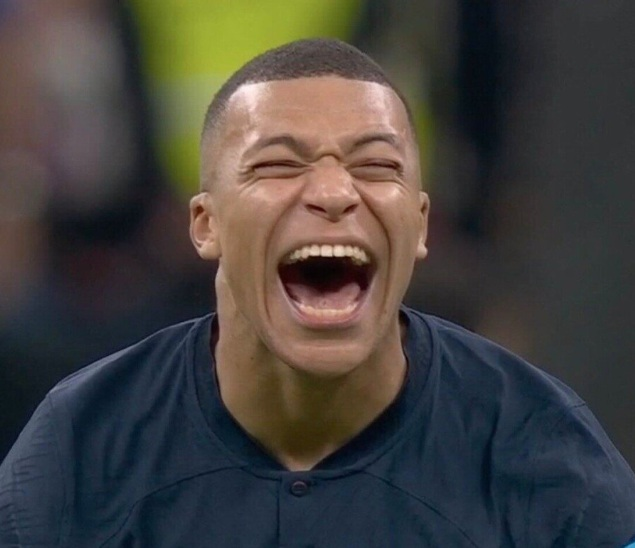
#> input picture img/mbape_smiling.jpg, 635 x 548 px
$ python roi_copy.py
#> lines starting #> are read from the running program, lines starting #| are printed output that depends on the picture; after the words box and inside, x2 and y2 are one past the last pixel; in counts of white or black regions, pixels touching at a corner belong together
# 관심영역 복제 및 새 창에 띄우기

import cv2
import numpy as np

img = cv2.imread('../img/mbape_smiling.jpg')
#> img is the input picture: shape (548, 635, 3); mean B, G, R 62.1, 65.4, 68.2

x=140; y=30; w=350; h=380       # roi 좌표
roi = img[y:y+h, x:x+w]         # roi 지정        ---①
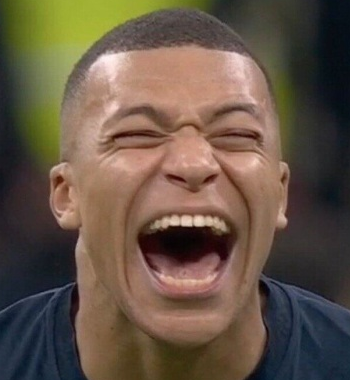
#> roi: shape (380, 350, 3); mean B, G, R 70.3, 85.5, 101.6

print(roi.shape)
#| (380, 350, 3)
cv2.rectangle(img, (x, y), (x+w, y+h), (0, 255, 0))
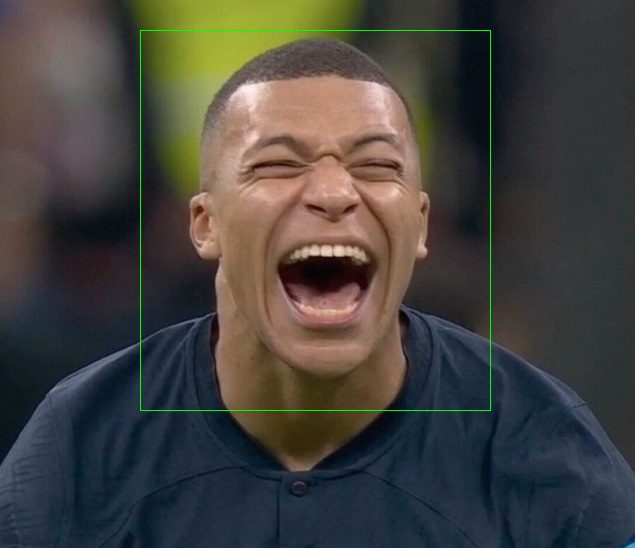
#> img: shape (548, 635, 3); 0.42% of pixels changed, all inside (x1, y1, x2, y2) = (140, 30, 491, 411)
img2 = roi.copy()           # roi 배열 복제 ---①

cv2.imshow("img", img)      # 원본 이미지 출력
cv2.imshow("roi", img2)     # roi 만 따로 출력

# 이미지 저장
cv2.imwrite('../img/finished_emphasizing.jpg', img)
cv2.imwrite('../img/emphasized_part.jpg', img2)

cv2.waitKey(0)
cv2.destroyAllWindows()

$ run again, with img/man_chromakey.jpg copied over img/mbape_smiling.jpg
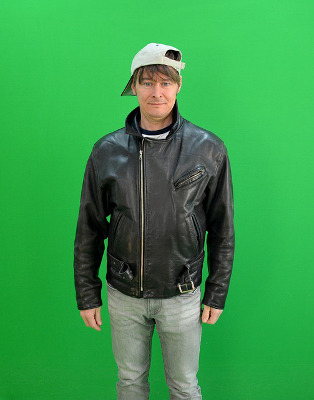
#> input picture img/man_chromakey.jpg, 314 x 400 px
#> img is the input picture: shape (400, 314, 3); mean B, G, R 75.9, 153.6, 55.6
#> `roi = img[y:y+h, x:x+w]`:
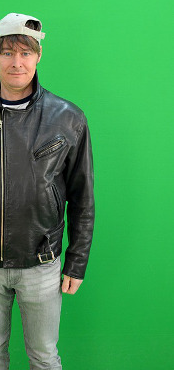
#> roi: shape (370, 174, 3); mean B, G, R 82.1, 150.6, 63.5
#| (370, 174, 3)
#> `cv2.rectangle(img, (x, y), (x+w, y+h), (0, 255, 0))`:
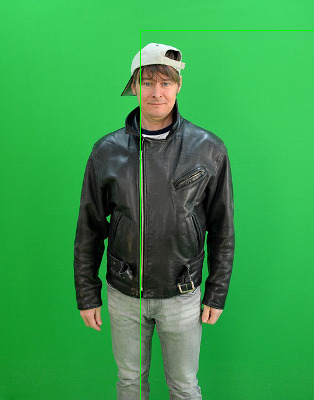
#> img: shape (400, 314, 3); 0.43% of pixels changed, all inside (x1, y1, x2, y2) = (140, 30, 314, 400)
